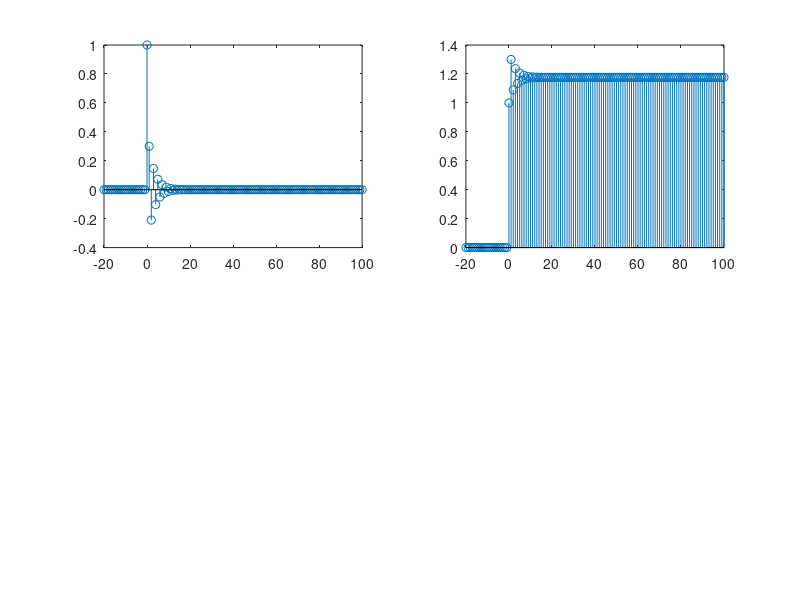

Here is the MATLAB script that generated this plot:
clc 
clear all
close all   
n=-20:1:100;
num=[1 1];
den=[1 0.7];
y=[zeros(1,20) ones(1,1) zeros(1,100)]
y1=filter(num,den,y);
y2=[zeros(1,20) ones(1,101)]
y3=filter(num,den,y2);

subplot(2,2,1)
stem(n,y1);
subplot(2,2,2)
stem(n,y3);